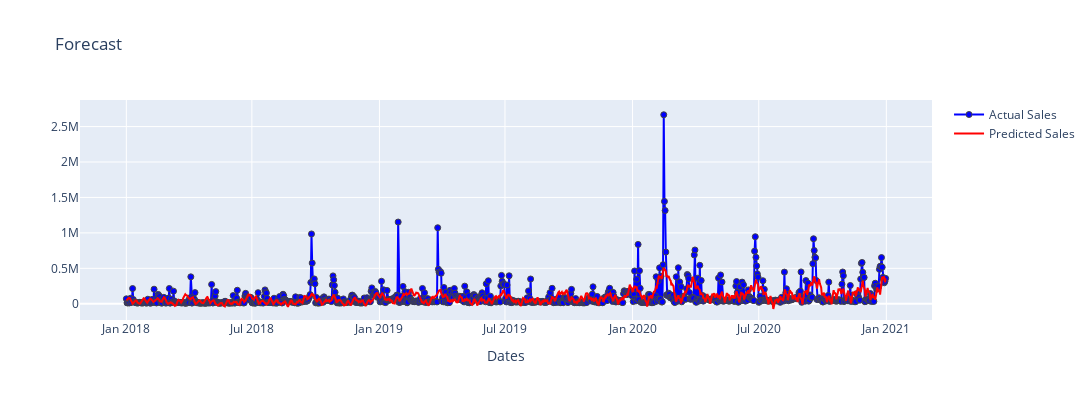

The notebook cell this image was saved under:
### Code cell
# plotting the regressors
import matplotlib.dates as dates
import plotly.graph_objects as go
import plotly.express as px

%matplotlib inline


#New Plotly Graph - seenable data points
figure = go.Figure()
trace0 = go.Scatter(
    name = 'Actual Sales',
    mode = 'markers+lines',
    x = list(df['ds']),
    y = list(df['y']),
    marker=dict(
        color='blue',
        line=dict(width=1)
    )
)
trace1 = go.Scatter(
    name = 'Predicted Sales',
    mode = 'lines',
    x = list(forecast['ds']),
    y = list(forecast['yhat']),
    marker=dict(
        color='red',
        line=dict(width=1)
    )
)
data = [trace0,trace1]
layout = dict(title = 'Forecast',
    xaxis = dict(title = 'Dates',ticklen = 2,zeroline = True,showgrid = True), width = 1400, height = 400)

#fig = dict(data = data,layout = layout) # with import plotly.io as pio -> pio.show(fig) #or
figure = go.Figure(data = data, layout = layout)
figure.show()

                #Matplotlib 
ax = df.plot(x='ds', y='y', figsize=(20, 5), title='Regressors Effect')
plt.xlabel('Daily')
plt.ylabel('Gross Sales USD')
ticks, _ = plt.xticks()
y_min = df.y.min()
y_max = df.y.max()

plt.vlines(x=list(outliers_1), ymin=y_min, ymax=y_max, colors='purple', ls='--', lw=2, label='>450k')

# plt.vlines(x=list(top_10_x), ymin=y_min, ymax=y_max, colors='green', ls=':', lw=2, label='Top 10')_
#USE IT AS A PROXY FOR Promotion start
# plt.vlines(x=list(df[df['regr1'] == 1]['date'].values), ymin=y_min, ymax=y_max, colors='purple', ls='--', lw=2, label='regr1')
# plt.vlines(x=list(df[df['regr2'] == 1]['date'].values), ymin=y_min, ymax=y_max, colors='green', ls=':', lw=2, label='regr2')
plt.figtext(0.95, 0.7,"Treshold:{} | Number of Incidents:{}".format(benchmark,outliers_1.count()),style='italic',
            bbox={'facecolor': 'yellow', 'alpha': 0.7, 'pad': 10})
#plt.annotate('annotate', xy:())
for i,txt in enumerate(top_10_y):
    plt.annotate("${:,.0f}".format(abs(txt)),(list(top_10_x)[i],list(top_10_y)[i]),fontsize = 8)
plt.legend(bbox_to_anchor=(1.04, 0.5), loc="center left")
plt.style.use('fivethirtyeight')
plt.show()

#pio.show(fig)

### Figure 1 — Plotly figure (JSON) as saved in the notebook; plotly's stock layout.template omitted (floating-point values rounded to 4 significant figures; data arrays with more than 128 entries replaced by an {"elided": "..."} marker saying what was removed)
{"data": [{"marker": {"color": "blue", "line": {"width": 1}}, "mode": "markers+lines", "name": "Actual Sales", "type": "scatter", "x": {"elided": "1096 str values"}, "y": {"elided": "1096 float values"}}, {"marker": {"color": "red", "line": {"width": 1}}, "mode": "lines", "name": "Predicted Sales", "type": "scatter", "x": {"elided": "1096 str values"}, "y": {"elided": "1096 float values"}}], "layout": {"height": 400, "title": {"text": "Forecast"}, "width": 1400, "xaxis": {"showgrid": true, "ticklen": 2, "title": {"text": "Dates"}, "zeroline": true}}}
